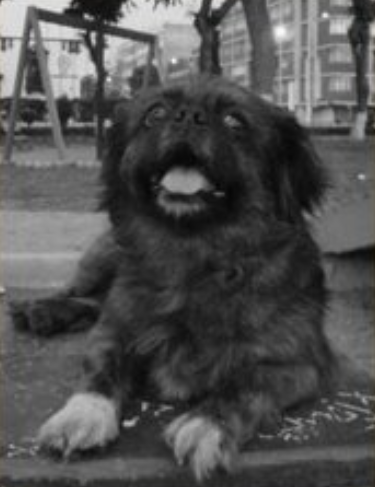
#> input picture LAB1_Tran Duong Quang/dog.JPG, 375 x 487 px, found by its file name
$ python histogram.py
#> lines starting #> are read from the running program, lines starting #| are printed output that depends on the picture
import cv2
import matplotlib.pyplot as plt

def histogram():
    img = cv2.imread('dog.jpg',0) # mở file ảnh
#> img: shape (487, 375); min 0, max 250, mean 80.8
    img_equalized = cv2.equalizeHist(img) # cân bằng hist cho ảnh img
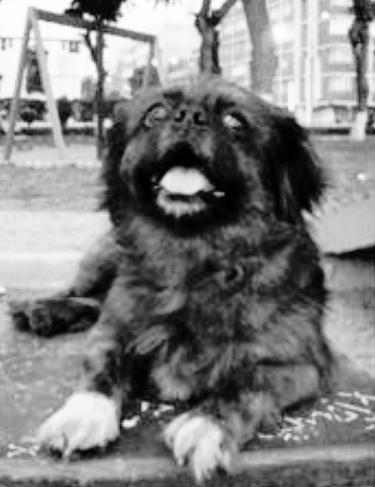
#> img_equalized: shape (487, 375); min 0, max 255, mean 128.4

    fig = plt.figure(figsize=(16, 9))#Tạo vùng vẽ tỷ lệ 16:9
    (ax1, ax2), (ax3,ax4) = fig.subplots(2, 2)#Tạo 4 vùng vẽ con, 2 cột 2 hàng

    # Vẽ ảnh gốc trong vùng ax1
    ax1.imshow(img, cmap='gray')
    ax1.set_title("ẢNH GỐC")

    # Vẽ hist của ảnh gốc trong vùng ax2
    ax2.hist(img)
    ax2.set_title("BIỂU ĐỒ HISTOGRAM ẢNH GỐC")

    # Vẽ ảnh sau khi cân bằng Hist trong vùng ax3
    ax3.imshow(img_equalized, cmap='gray')
    ax3.set_title("ẢNH SAU KHI CÂN BẰNG HISTOGRAM")

    # Vẽ hist của ảnh cân bằng hist trong vùng ax4
    ax4.hist(img_equalized)
    ax4.set_title("BIỂU ĐỒ HISTOGRAM ẢNH CÂN BẰNG")

    plt.show() # Hiển thị vùng vẽ
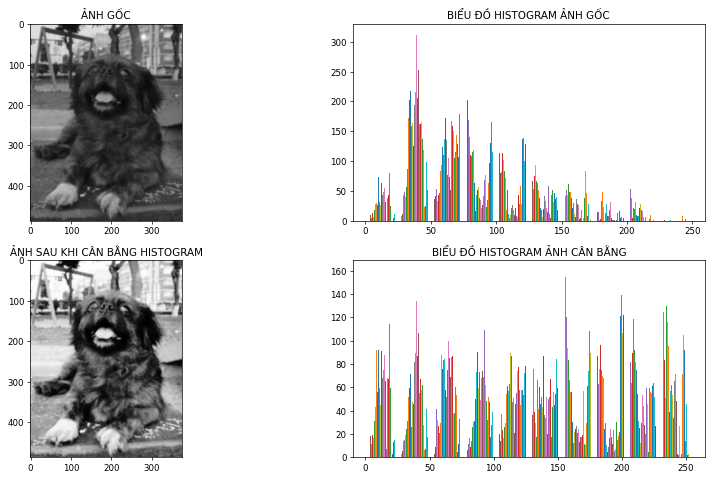
#> figure drawn by matplotlib, 4 panels; panel 2: tallest bar 141 high, from x = 77.5 to 77.55; panel 2: tallest bar 137 high, from x = 77.55 to 77.61; panel 2: tallest bar 137 high, from x = 77.61 to 77.66; panel 4: tallest bar 110 high, from x = 155.6 to 155.6

if __name__ == '__main__':
    histogram()

$ run again, with LAB1_Tran Duong Quang/ket qua.png saved as LAB1_Tran Duong Quang/dog.JPG
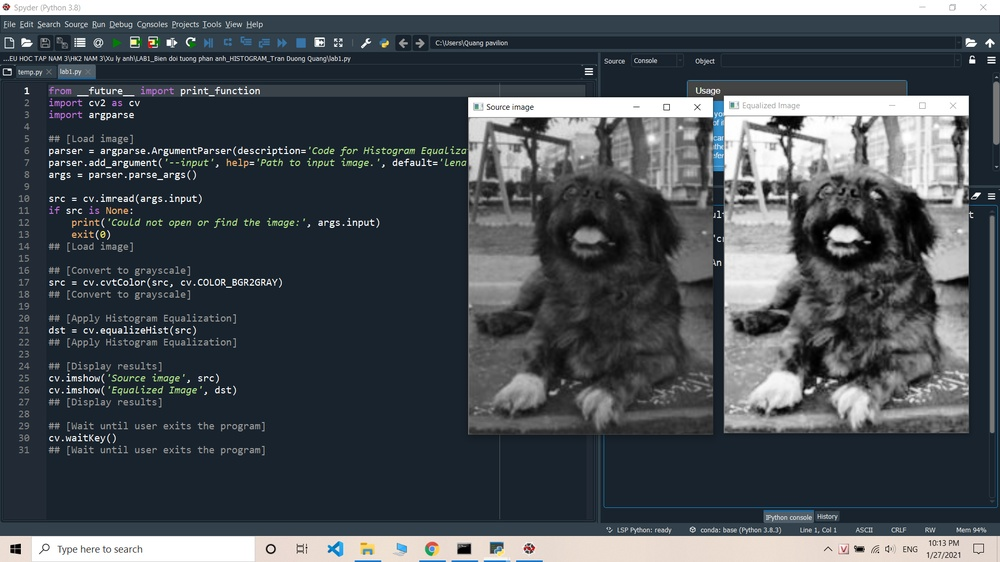
#> input picture LAB1_Tran Duong Quang/ket qua.png, 1000 x 562 px, shrunk from 1920 x 1080 before the run, found by its file name
#> in histogram, `img_equalized = cv2.equalizeHist(img)`:
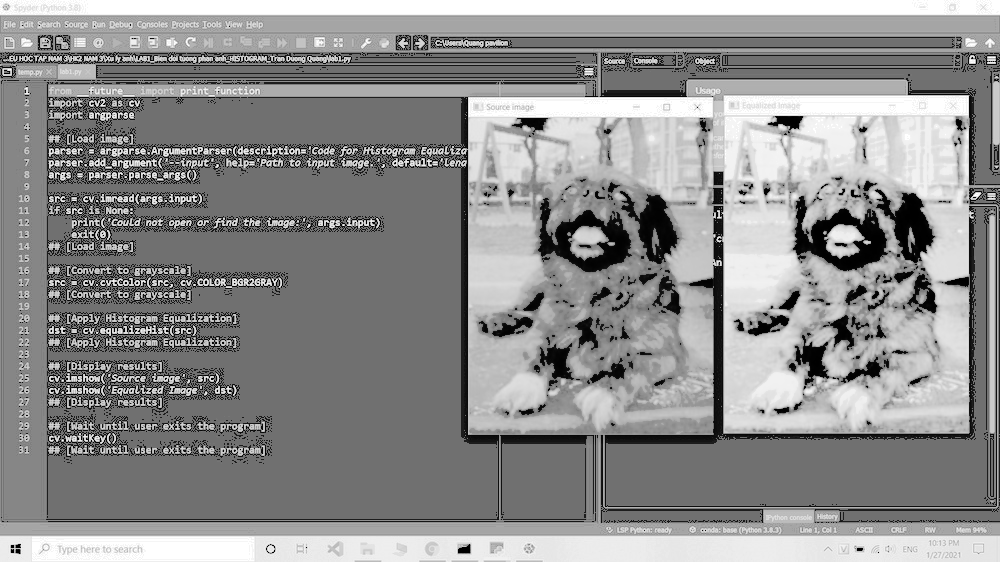
#> img_equalized: shape (562, 1000); min 0, max 255, mean 142.2
#> in histogram, `plt.show()`:
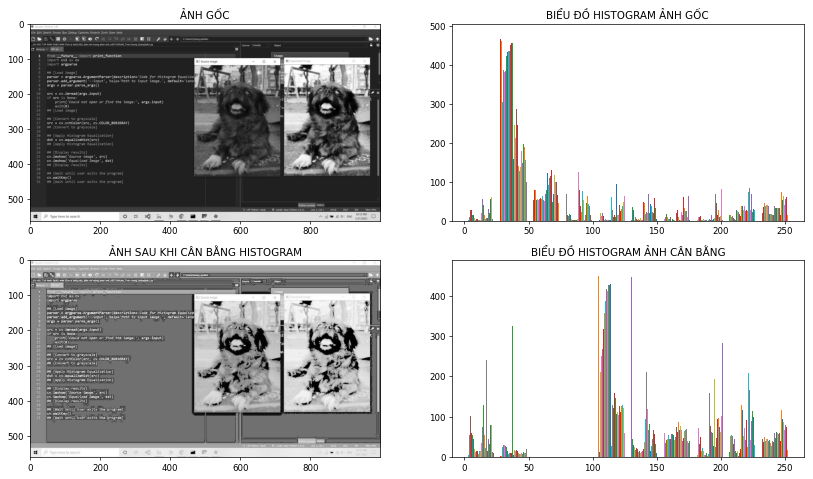
#> figure drawn by matplotlib, 4 panels; panel 2: tallest bar 481 high, from x = 28.05 to 28.07; panel 2: tallest bar 465 high, from x = 28.07 to 28.09; panel 2: tallest bar 463 high, from x = 28.09 to 28.11; panel 4: tallest bar 460 high, from x = 130.1 to 130.1
